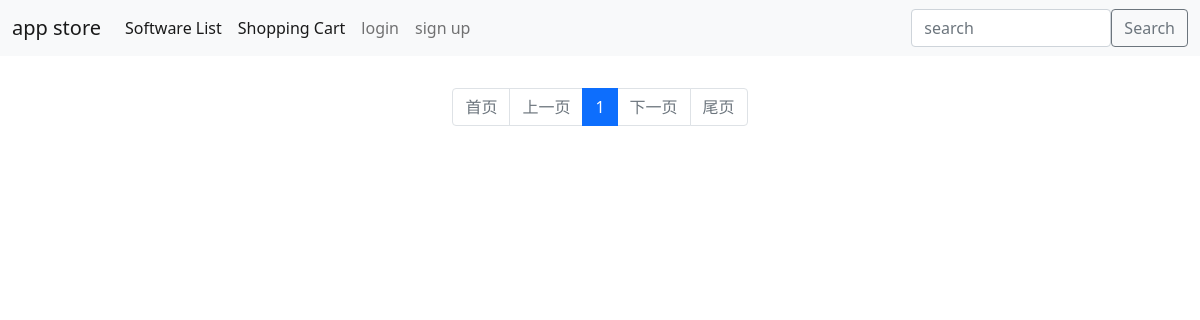
The app's page /, older data.
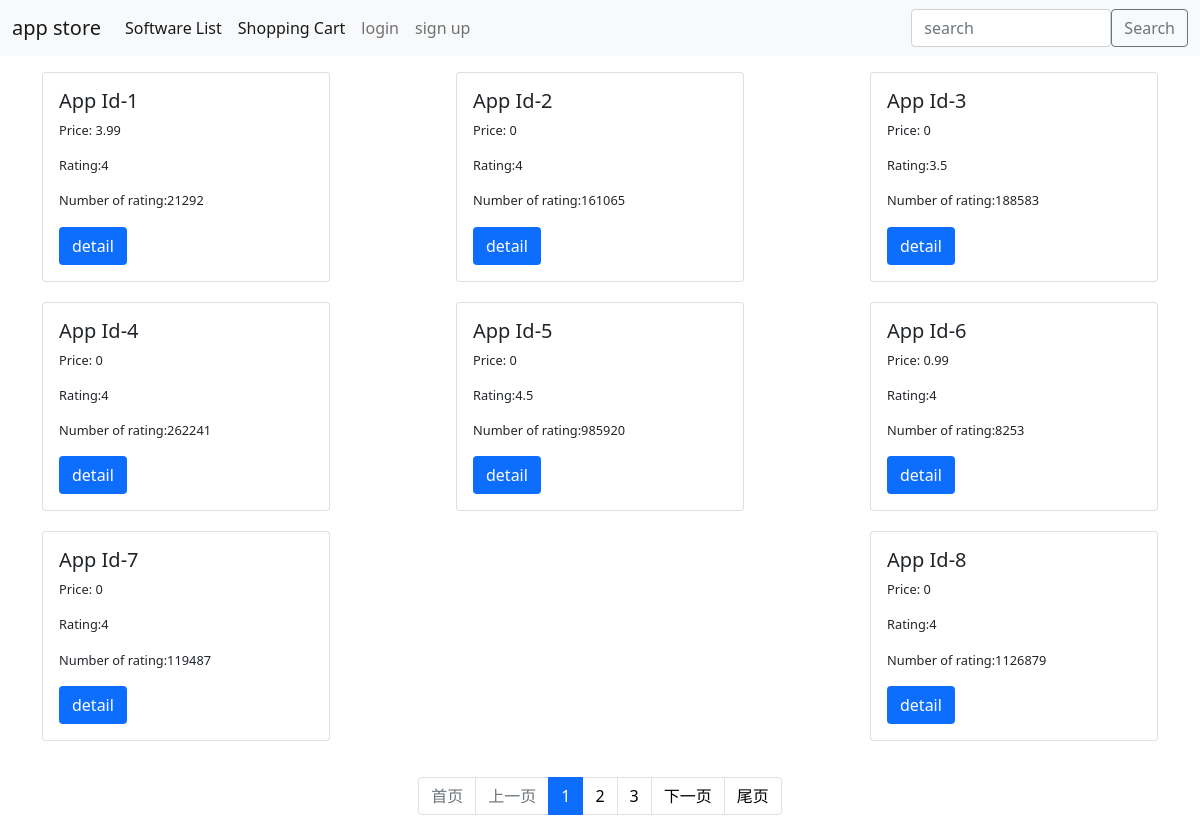
The same page, newer data.
### parse_data/models.py (models this page shows, shortened)
class Product(models.Model):
    id = models.AutoField(primary_key=True)
    currency = models.CharField(max_length=10)
    price = models.CharField(max_length=10)
    rating_count_tot = models.CharField(max_length=10)
    user_rating = models.CharField(max_length=10)
    class Meta:
        db_table = 'product'

### product/views.py (the view)
# urls.py: path('', views.index, name='index'),
def index(request):
    products_list = Product.objects.all().order_by('id')
    search_query = request.GET.get('search_query')
    if search_query is not None:
        search_query_digits = re.findall(r'\d+', search_query)
        if search_query_digits:
            search_query = int(search_query_digits[0])
        else:
            search_query = None
    search_field = 'id'
    if search_query:
        products_list = products_list.filter(**{f"{search_field}__icontains": search_query})
    paginator = Paginator(products_list, 8)  # Display 8 products per page
    page = request.GET.get('page') or 1  # If the requested page number is not set or is an empty string, set to 1
    try:
        products = paginator.page(page)
    except PageNotAnInteger:
        products = paginator.page(1)
    except EmptyPage:
        products = paginator.page(paginator.num_pages)
    return render(request, 'index.html', {'products':products,'search_query': search_query})

### product/templates/index.html (shortened to what this page needs)
<!DOCTYPE html>
<html>
<head>
  <link rel="stylesheet" href="https://cdn.jsdelivr.net/npm/bootstrap@5.1.3/dist/css/bootstrap.min.css">
</head>
<body>
  <nav class="navbar navbar-expand-lg navbar-light bg-light mx-auto" style="width: 100%;">
    <div class="container-fluid">
      <a class="navbar-brand" href="/">app store</a>
      <div class="collapse navbar-collapse" id="navbarNav">
        <ul class="navbar-nav">
          <li class="nav-item">
            <a class="nav-link active" aria-current="page" href="/">Software List</a>
          </li>
          <li class="nav-item">
            <a class="nav-link active" aria-current="page" href="/order/shoppingCart">Shopping Cart</a>
          </li>
            {% if request.COOKIES.userid %}
                    <li class="nav-item">
                        <a class="nav-link active" aria-current="page" href="/order/shoppingCart">My order</a>
                    </li>
                                        <li class="nav-item">
                        <a class="nav-link" href="/order"><strong>{{ request.COOKIES.username }}</strong></a>
                    </li>
                    <li class="nav-item">
                        <a class="nav-link" href="/useradmin/logout">logout</a>
                    </li>
          {% else %}
                    <li class="nav-item">
                        <a class="nav-link" href="/useradmin/login">login</a>
                    </li>
                    <li class="nav-item">
                        <a class="nav-link" href="/useradmin/signup">sign up</a>
                    </li>
          {% endif %}
        </ul>
      </div>
      <form class="d-flex align-items-center" method="get" action="/search">
          <input class="form-control me-6" type="search" name="search_query" placeholder="search" aria-label="search" style="height: 38px; width: 200px;">
          <div class="input-group-append">
              <button class="btn btn-outline-secondary" type="submit">Search</button>
          </div>
      </form>
    </div>
  </nav>
  <div class="container my-3" style="display: flex; flex-wrap: wrap; justify-content:space-between">
    {% for item in products %}
    <div class="row row-cols-1 row-cols-md-4 g-4" style="margin-bottom: 20px;">
      <div class="col">
        <div class="card h-100">
          <div class="card-body">
            <h5 class="card-title">App Id-{{item.id}}</h5>
            <p class="card-text">Price: {{item.price}}</p>
            <p class="card-text">Rating:{{item.user_rating}} </p>
            <p class="card-text">Number of rating:{{item.rating_count_tot}}</p>
            <a href="/detail/{{item.id}}" class="btn" style="background-color:#0d6efd;color: #fff;">detail</a>
          </div>
        </div>
      </div>
    </div>
    {% endfor %}
    </div>
  <div class="pagination-container">
    <nav aria-label="Page navigation">
        <ul class="pagination justify-content-center">
            <li class="page-item {% if not products.has_previous %}disabled{% endif %}">
                <a class="page-link" href="?{% if search_query %}search_query={{ search_query|urlencode }}&{% endif %}{% if category_query %}category={{ category_query|urlencode }}&{% endif %}page=1">首页</a>
            </li>
            <li class="page-item {% if not products.has_previous %}disabled{% endif %}">
                {% if products.has_previous %}
                    <a class="page-link" href="?{% if search_query %}search_query={{ search_query|urlencode }}&{% endif %}{% if category_query %}category={{ category_query|urlencode }}&{% endif %}page={{ products.previous_page_number }}">上一页</a>
                {% else %}
                    <a class="page-link" href="?{% if search_query %}search_query={{ search_query|urlencode }}&{% endif %}{% if category_query %}category={{ category_query|urlencode }}&{% endif %}page=1">上一页</a>
                {% endif %}
            </li>
            {% with num_pages=products.paginator.num_pages current_page=products.number %}
            {% for i in products.paginator.page_range %}
                {% if i|add:-2 <= current_page and i|add:2 >= current_page %}
                    <li class="page-item {% if products.number == i %}active{% endif %}">
                        <a class="page-link" href="?{% if search_query %}search_query={{ search_query|urlencode }}&{% endif %}{% if category_query %}category={{ category_query|urlencode }}&{% endif %}page={{ i }}">{{ i }}</a>
                    </li>
                {% endif %}
            {% endfor %}
            {% endwith %}
            <li class="page-item {% if not products.has_next %}disabled{% endif %}">
                <a class="page-link" href="?{% if search_query %}search_query={{ search_query|urlencode }}&{% endif %}{% if category_query %}category={{ category_query|urlencode }}&{% endif %}page={{ products.paginator.num_pages }}">下一页</a>
            </li>
            <li class="page-item {% if not products.has_next %}disabled{% endif %}">
                <a class="page-link" href="?{% if search_query %}search_query={{ search_query|urlencode }}&{% endif %}{% if category_query %}category={{ category_query|urlencode }}&{% endif %}page={{ products.paginator.num_pages }}">尾页</a>
            </li>
        </ul>
    </nav>
  </div>
</body>
</html>

### product/templates/index.html (style rules this page uses)
.card { width: 18rem; height: 22rem; font-size: 0.8rem; }
.pagination a { color: black; }
.pagination-container { display: flex; flex-direction: column; justify-content: flex-end; align-items: center;  margin: 0; }

Row changes from the older to the newer data that the page shows:
added Product: id "1", price "3.99", user_rating "4", rating_count_tot "21292"
added Product: id "2", price "0", user_rating "4", rating_count_tot "161065"
added Product: id "3", price "0", user_rating "3.5", rating_count_tot "188583"
added Product: id "4", price "0", user_rating "4", rating_count_tot "262241"
added Product: id "5", price "0", user_rating "4.5", rating_count_tot "985920"
added Product: id "6", price "0.99", user_rating "4", rating_count_tot "8253"
added Product: id "7", price "0", user_rating "4", rating_count_tot "119487"
added Product: id "8", price "0", user_rating "4", rating_count_tot "1126879"
Text that changed along with them:
new list line: "2"
new list line: "3"
